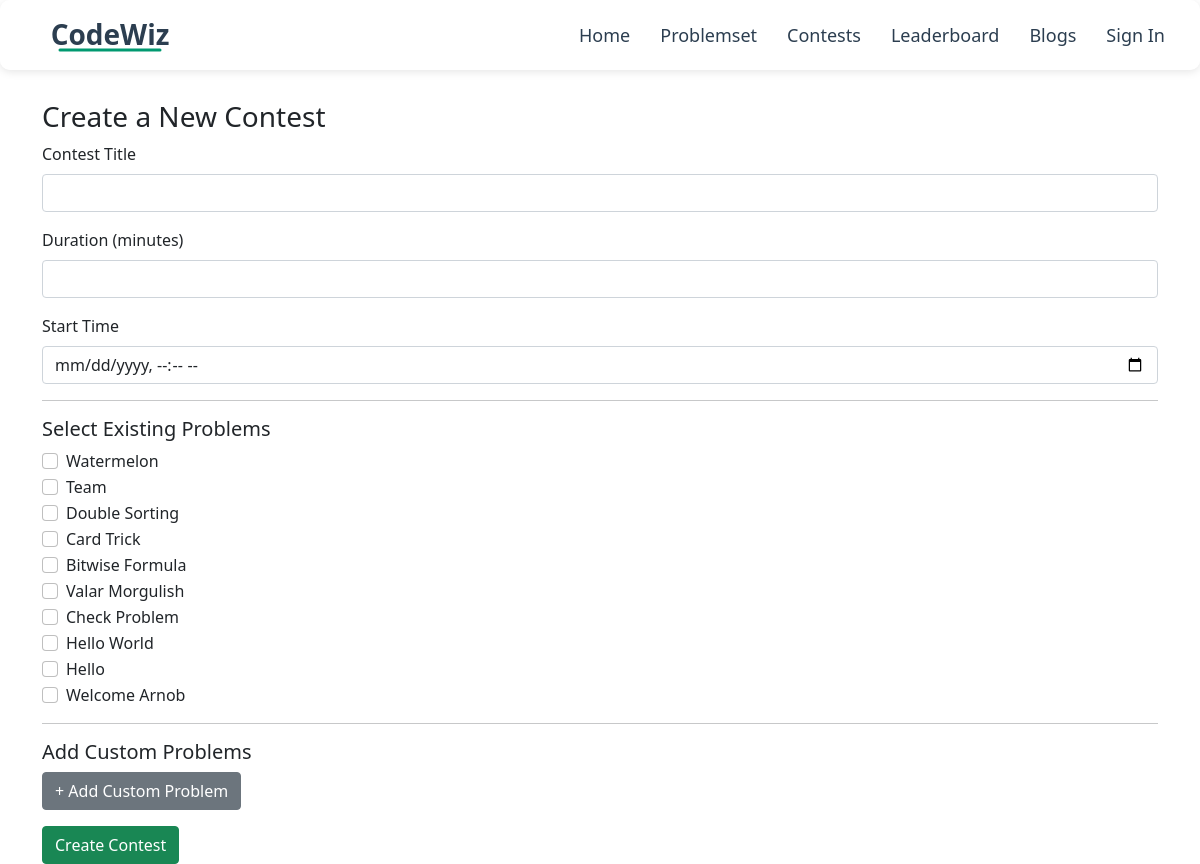
The app's page /create_contest.php with its own data.
### tables this page shows
CREATE TABLE `problems` (
  `id` int(11) NOT NULL,
  `title` varchar(255) NOT NULL,
  `difficulty` enum('Easy','Medium','Hard') NOT NULL,
  `tags` varchar(255) DEFAULT NULL,
  `description` text NOT NULL,
  `input_format` text DEFAULT NULL,
  `output_format` text DEFAULT NULL,
  `sample_input` text DEFAULT NULL,
  `sample_output` text DEFAULT NULL,
  `solve_count` int(11) DEFAULT 0,
  `created_at` timestamp NOT NULL DEFAULT current_timestamp()
);

### create_contest.php (the view, shortened to what this page needs)
<?php
require_once "/xampp/htdocs/webb/partials/dbconnection.php";
$existing_problems = $conn->query("SELECT id, title FROM problems");
?>
<!DOCTYPE html>
<html lang="en">
<head>
  <link rel="stylesheet" href="https://cdn.jsdelivr.net/npm/bootstrap@4.5.2/dist/css/bootstrap.min.css">
</head>
<body>
<?php include('partials/navbar.php'); ?>
<div class="container">
  <h3>Create a New Contest</h3>
  <form method="post">
    <div class="form-group">
      <label>Contest Title</label>
      <input type="text" name="contest_title" class="form-control" required>
    </div>
    <div class="form-group">
      <label>Duration (minutes)</label>
      <input type="number" name="duration" class="form-control" required>
    </div>
    <div class="form-group">
      <label>Start Time</label>
      <input type="datetime-local" name="start_time" class="form-control" required>
    </div>
    <hr>
    <h5>Select Existing Problems</h5>
    <div class="mb-3">
      <?php while ($row = $existing_problems->fetch_assoc()): ?>
        <div class="form-check">
          <input class="form-check-input" type="checkbox" name="existing_problems[]" value="<?= $row['id'] ?>" id="prob_<?= $row['id'] ?>">
          <label class="form-check-label" for="prob_<?= $row['id'] ?>"><?= htmlspecialchars($row['title']) ?></label>
        </div>
      <?php endwhile; ?>
    </div>
    <hr>
    <h5>Add Custom Problems</h5>
    <button type="button" class="btn btn-secondary mb-3" onclick="addCustomProblem()">+ Add Custom Problem</button>
    <br>
    <button type="submit" class="btn btn-success">Create Contest</button>
  </form>
</div>
</body>
</html>

### create_contest.php (style rules this page uses)
.container { margin-top: 100px; }

### records on screen
problems: title "Watermelon"
problems: title "Team"
problems: title "Double Sorting"
problems: title "Card Trick"
problems: title "Bitwise Formula"
problems: title "Valar Morgulish"
problems: title "Check Problem"
problems: title "Hello World"
problems: title "Hello"
problems: title "Welcome Arnob"
